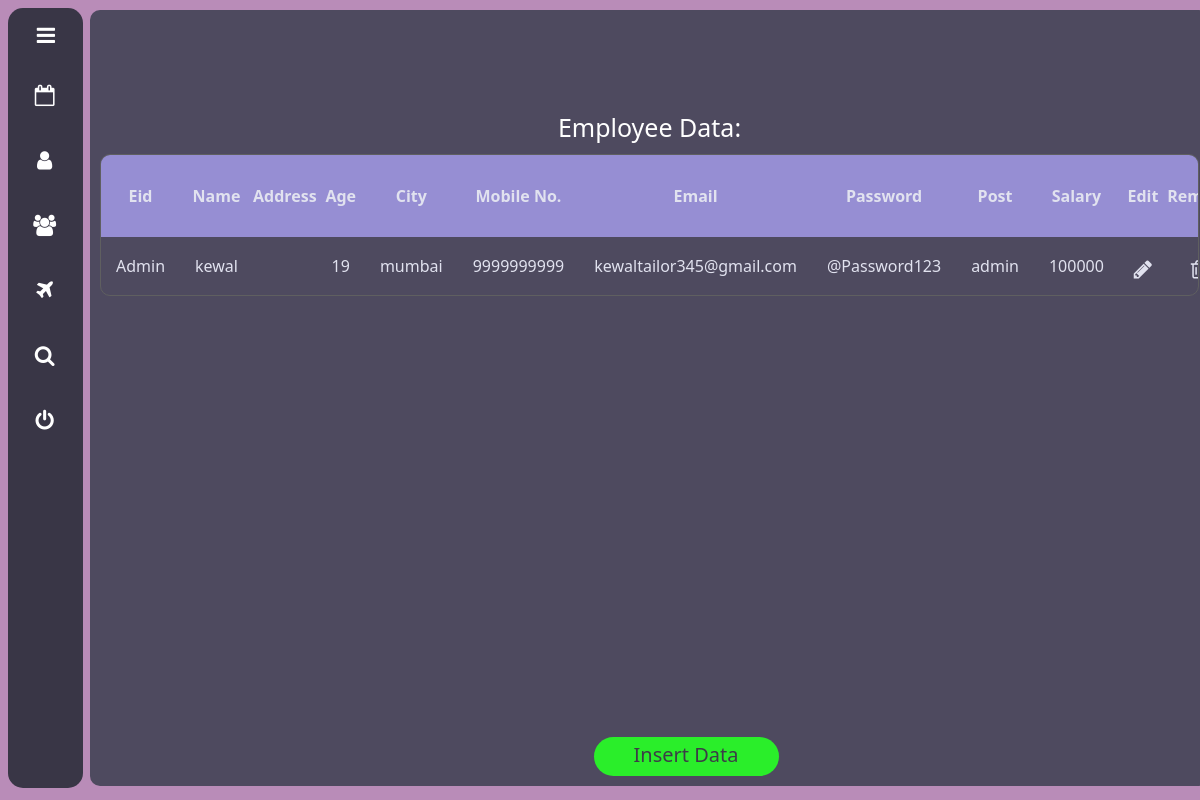
Page /Admin/employees.php on the committed database.
### tables this page shows
CREATE TABLE IF NOT EXISTS `employee` (
  `eid` char(6) NOT NULL,
  `name` varchar(20) NOT NULL,
  `addr` varchar(50) DEFAULT NULL,
  `age` int(2) DEFAULT NULL,
  `city` varchar(20) DEFAULT NULL,
  `password` varchar(20) NOT NULL,
  `mobile` varchar(10) NOT NULL,
  `email` varchar(50) NOT NULL,
  `post` varchar(30) NOT NULL,
  `salary` int(11) DEFAULT NULL,
  PRIMARY KEY (`eid`)
);

### Admin/employees.php (the view, shortened to what this page needs)
<!DOCTYPE html>
<html>
    <head>
        <link rel="stylesheet" type="text/css" href="table2.css">
        <link rel="stylesheet" type="text/css" href="sidebaradmin.css">
        <link rel="stylesheet" type="text/css" href="https://netdna.bootstrapcdn.com/font-awesome/4.0.3/css/font-awesome.css">
    </head>
    <body>
    <div class="container">
        <div class="main">
                <div class="content">
                <div class="content-title">Employee Data:</div>
                <div class="data">
                    <table class="tbl-head" cellpadding="0" cellspacing="0" border="0">
                        <thead>
                        <tr>
                            <th>Eid</th>
                            <th>Name</th>
                            <th>Address</th>
                            <th>Age</th>
                            <th>City</th>
                            <th>Mobile No.</th>
                            <th>Email</th>
                            <th>Password</th>
                            <th>Post</th>
                            <th>Salary</th>
                            <th>Edit</th>
                            <th>Remove</th>
                        </tr>
                        </thead>
                    <tbody>
                    <?php
                        include("connect.php");
                        $query="select * from employee";
                        $cmd=mysqli_query($con,$query);
                        while($row=mysqli_fetch_array($cmd)){
                    ?>
                    <tr>
                            <td><?php echo $row['eid'];?></td>
                            <td><?php echo $row['name'];?></td>
                            <td><?php echo $row['addr'];?></td>
                            <td><?php echo $row['age'];?></td>
                            <td><?php echo $row['city'];?></td>
                            <td><?php echo $row['mobile'];?></td>
                            <td><?php echo $row['email'];?></td>
                            <td><?php echo $row['password'];?></td>
                            <td><?php echo $row['post'];?></td>
                            <td><?php echo $row['salary'];?></td>
                            <td><a class="edit" href="update.php?file=employees&id=<?php echo $row['eid']; ?>&key=eid"><i class="fa fa-pencil fa-lg"></i></a></td>
                            <td><i onclick="window.location.href='remove.php?file=employees&id=<?php echo $row['eid']; ?>&key=eid'" class="fa remove fa-trash-o fa-lg"></i></td>
                        </tr>
                    <?php } ?>
                    </tbody>
                    </table>
                </div>
                <div class="insertform">
                    <form action="insert.php" method="get">
                    <div class="insertsection btn">
                        <input class="insertbtn" type="submit" value="Insert Data">
                    </div>
                    </form>
                </div>
            </div>
        </div>
		<div class="sidebar">
            <i id="expandButton" class="fa fa-bars fa-lg"></i>
			<ul >
            <li class="nav-item" onclick="window.location.href='schedule.php'"><i class="fa fa-calendar-o fa-lg" href="#"><span class="remove" href="#">  Manage Schedule</span> </i></li>
                <li class="nav-item" onclick="window.location.href='customers.php'"><i class="fa fa-user fa-lg"><a class="remove" href="#">  Manage Customers</a> </i></li>
				<li class="nav-item" onclick="window.location.href='employees.php'"><i class="fa fa-group fa-lg"><a class="remove" href="#"> Manage Employees</a> </i></li>
				<li class="nav-item" onclick="window.location.href='flight.php'"><i class="fa fa-plane fa-lg"><a class="remove" href="#"> Manage Flights</a> </i></li>
                <li class="nav-item" onclick="window.location.href='other.php'"><i class="fa fa-search fa-lg"><a class="remove" href="#"> Manage Others</a> </i></li>
				<li class="nav-item" onclick="window.location.href='logout.php'"><i class="fa fa-power-off fa-lg"><a class="remove" href="#">  Logout</a> </i></li>
			</ul>
		</div>
	</div>
        </body>
</html>

### Admin/table2.css (style rules this page uses)
.content-title { position: relative; top:100px; font-size: 25px; text-align: center; }
thead { border-radius: 10px 10px 0 0; background-color: rgba(167, 159, 238, 0.815); }
.data { border: 1px solid rgb(95, 95, 96); border-radius: 10px; overflow: auto; margin: 10px; position: relative; top:100px; }
td,th { padding: 15px; }
th { overflow: auto; padding: 30px 0 30px 0; transition: all 0.5s; }
td { width: 8.825rem; text-align: center; }
.edit { color: #e1e2ef; transition: all 0.5s; }
i.remove { color: #e1e2ef; transition: all 0.5s; cursor: pointer; }

### Admin/sidebaradmin.css (style rules this page uses)
body { scrollbar-width: none; }
.main { position:absolute; left:90px; width: 93.25cqw ; height: 97%; transition: all 0.5s; margin-bottom: 100px; margin-top: -10px; }
.content { transition: all 0.5s; background-color: #4e4a5f; height: 100%; border-radius: 10px; }
body { height: 97.75cqh; width:95%; background-color: #b98cb8; }
.container { height: 100%; }
.sidebar { z-index: 10; position: fixed; overflow: auto; scrollbar-width: none; float: left; border-radius: 15px; padding: 10px; width: 55px; height: 95%; background-color: #393646; transition: width 0.5s; }
.sidebar ul { list-style-type: none; padding: 2px; margin-top: 10px; }
li.nav-item { height: 35px; width: 85%; overflow: hidden; margin-top: 10px; padding: 10px 6px 10px 3px; color: white; text-align: center; transition: all 0.5s; }
#expandButton { text-align: center; color:white; width:30px; margin-bottom:10px; margin-left: 8px; border-radius: 50px; cursor: pointer; top: 10px; right: 20px; padding: 10px 5px 10px 5px; transition: all 0.5s; margin-bottom: -10px; }
i.fa { text-align: center; padding-top: 10px; }
.remove { font-family: 'Segoe UI', Tahoma, Geneva, Verdana, sans-serif; display:none; font-size:1px; transition-property: all; transition-duration: 0.1s; transition-timing-function: ease-out; text-align: center; }

### Admin/employees.php (style rules this page uses)
* { font-family: 'Segoe UI', Tahoma, Geneva, Verdana, sans-serif; }
.content-title { color: #fff; }
td,th { color: #e1e2ef; }
.main { top:20px }
input[type="submit"] { background: none; color: inherit; border: none; padding: 0; font: inherit; cursor: pointer; outline: inherit; }
.insertsection { position: absolute; bottom: 10px; left: 45%; }
.btn { border-radius: 50px; color: #fff; background-color: rgb(42, 238, 42); color: rgb(60, 61, 71); padding: 4px 40px 8px 40px; transition: all 1s; font-size: 20px; }

### rows in the picture
employee: eid "Admin", name "kewal", age "19", city "mumbai", mobile "9999999999", email "kewaltailor345@gmail.com", password "@Password123", post "admin", salary "100000"
